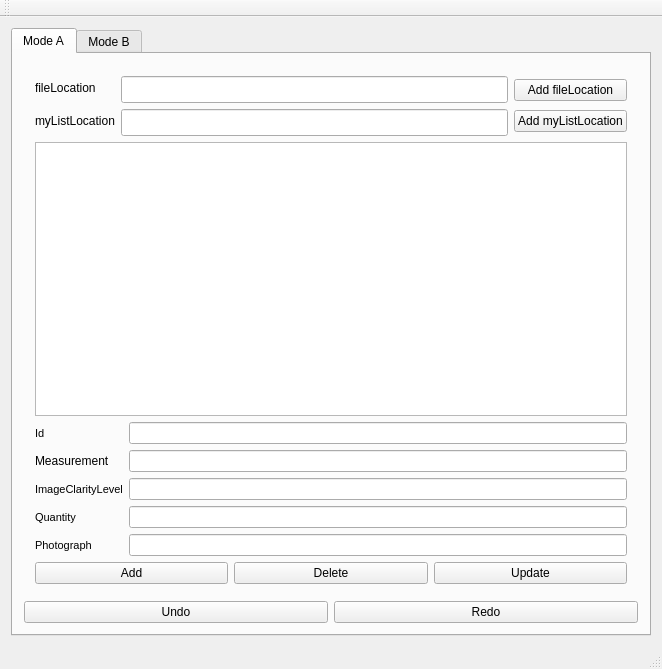
<?xml version="1.0" encoding="UTF-8"?>
<ui version="4.0">
 <class>DistressCallClass</class>
 <widget class="QMainWindow" name="DistressCallClass">
  <property name="geometry">
   <rect>
    <x>0</x>
    <y>0</y>
    <width>662</width>
    <height>669</height>
   </rect>
  </property>
  <property name="windowTitle">
   <string>DistressCall</string>
  </property>
  <widget class="QWidget" name="centralWidget">
   <layout class="QVBoxLayout" name="verticalLayout_7">
    <item>
     <widget class="QTabWidget" name="ChardTab">
      <property name="autoFillBackground">
       <bool>false</bool>
      </property>
      <property name="currentIndex">
       <number>0</number>
      </property>
      <widget class="QWidget" name="modeATab">
       <attribute name="title">
        <string>Mode A</string>
       </attribute>
       <layout class="QVBoxLayout" name="verticalLayout_3">
        <item>
         <widget class="QWidget" name="widget" native="true">
          <layout class="QVBoxLayout" name="verticalLayout_2">
           <item>
            <layout class="QHBoxLayout" name="horizontalLayout_2">
             <item>
              <layout class="QFormLayout" name="formLayout">
               <item row="0" column="0">
                <widget class="QLabel" name="fileLocationLabel">
                 <property name="text">
                  <string>fileLocation</string>
                 </property>
                </widget>
               </item>
               <item row="0" column="1">
                <widget class="QLineEdit" name="fileLocationLineEdit">
                 <property name="font">
                  <font>
                   <pointsize>12</pointsize>
                  </font>
                 </property>
                </widget>
               </item>
               <item row="1" column="0">
                <widget class="QLabel" name="myListLocationLabel">
                 <property name="text">
                  <string>myListLocation</string>
                 </property>
                </widget>
               </item>
               <item row="1" column="1">
                <widget class="QLineEdit" name="myListLocationLineEdit">
                 <property name="font">
                  <font>
                   <pointsize>12</pointsize>
                  </font>
                 </property>
                </widget>
               </item>
              </layout>
             </item>
             <item>
              <layout class="QVBoxLayout" name="verticalLayout">
               <item>
                <widget class="QPushButton" name="fileLocationButton">
                 <property name="text">
                  <string>Add fileLocation</string>
                 </property>
                </widget>
               </item>
               <item>
                <widget class="QPushButton" name="myListLocationButton">
                 <property name="text">
                  <string>Add myListLocation</string>
                 </property>
                </widget>
               </item>
              </layout>
             </item>
            </layout>
           </item>
           <item>
            <widget class="QListWidget" name="EvidenceFileWidget"/>
           </item>
           <item>
            <layout class="QFormLayout" name="formLayout_2">
             <item row="0" column="0">
              <widget class="QLabel" name="IdLabel">
               <property name="font">
                <font>
                 <pointsize>8</pointsize>
                </font>
               </property>
               <property name="text">
                <string>Id</string>
               </property>
              </widget>
             </item>
             <item row="0" column="1">
              <widget class="QLineEdit" name="IdLineEdit"/>
             </item>
             <item row="1" column="0">
              <widget class="QLabel" name="MeasurementLabel">
               <property name="text">
                <string>Measurement</string>
               </property>
              </widget>
             </item>
             <item row="1" column="1">
              <widget class="QLineEdit" name="MeasurementLineEdit"/>
             </item>
             <item row="2" column="0">
              <widget class="QLabel" name="ImageClarityLevelLabel">
               <property name="font">
                <font>
                 <pointsize>8</pointsize>
                </font>
               </property>
               <property name="text">
                <string>ImageClarityLevel</string>
               </property>
              </widget>
             </item>
             <item row="2" column="1">
              <widget class="QLineEdit" name="ImageClarityLevelLineEdit"/>
             </item>
             <item row="3" column="0">
              <widget class="QLabel" name="QuantityLabel">
               <property name="font">
                <font>
                 <pointsize>8</pointsize>
                </font>
               </property>
               <property name="text">
                <string>Quantity</string>
               </property>
              </widget>
             </item>
             <item row="3" column="1">
              <widget class="QLineEdit" name="QuantityLineEdit"/>
             </item>
             <item row="4" column="0">
              <widget class="QLabel" name="PhotographLabel">
               <property name="font">
                <font>
                 <pointsize>8</pointsize>
                </font>
               </property>
               <property name="text">
                <string>Photograph</string>
               </property>
              </widget>
             </item>
             <item row="4" column="1">
              <widget class="QLineEdit" name="PhotographLineEdit"/>
             </item>
            </layout>
           </item>
           <item>
            <layout class="QHBoxLayout" name="horizontalLayout_3">
             <item>
              <widget class="QPushButton" name="AddButton">
               <property name="text">
                <string>Add</string>
               </property>
              </widget>
             </item>
             <item>
              <widget class="QPushButton" name="DeleteButton">
               <property name="text">
                <string>Delete</string>
               </property>
              </widget>
             </item>
             <item>
              <widget class="QPushButton" name="UpdateButton">
               <property name="text">
                <string>Update</string>
               </property>
              </widget>
             </item>
            </layout>
           </item>
          </layout>
         </widget>
        </item>
        <item>
         <layout class="QHBoxLayout" name="horizontalLayout_7">
          <item>
           <widget class="QPushButton" name="UndoButton">
            <property name="text">
             <string>Undo</string>
            </property>
           </widget>
          </item>
          <item>
           <widget class="QPushButton" name="RedoButton">
            <property name="text">
             <string>Redo</string>
            </property>
           </widget>
          </item>
         </layout>
        </item>
       </layout>
      </widget>
      <widget class="QWidget" name="modeBTab">
       <attribute name="title">
        <string>Mode B</string>
       </attribute>
       <layout class="QVBoxLayout" name="verticalLayout_6">
        <item>
         <layout class="QVBoxLayout" name="verticalLayout_4">
          <item>
           <layout class="QHBoxLayout" name="horizontalLayout_5">
            <item>
             <widget class="QListWidget" name="currentEvidenceFileWidget">
              <property name="maximumSize">
               <size>
                <width>674</width>
                <height>16777215</height>
               </size>
              </property>
             </widget>
            </item>
            <item>
             <layout class="QVBoxLayout" name="verticalLayout_5">
              <item>
               <widget class="QPushButton" name="SaveIdButton">
                <property name="text">
                 <string>Save to myList</string>
                </property>
               </widget>
              </item>
              <item>
               <widget class="QPushButton" name="NextButton">
                <property name="text">
                 <string>Next</string>
                </property>
               </widget>
              </item>
             </layout>
            </item>
           </layout>
          </item>
          <item>
           <widget class="QListWidget" name="myListWidget"/>
          </item>
          <item>
           <layout class="QHBoxLayout" name="horizontalLayout_4">
            <item>
             <layout class="QFormLayout" name="formLayout_3">
              <item row="0" column="0">
               <widget class="QLabel" name="MeasurementFilterLabel">
                <property name="text">
                 <string>Measurement</string>
                </property>
               </widget>
              </item>
              <item row="0" column="1">
               <widget class="QLineEdit" name="MeasurementFilterLineEdit"/>
              </item>
              <item row="1" column="0">
               <widget class="QLabel" name="QuantityFilteredLabel">
                <property name="font">
                 <font>
                  <pointsize>8</pointsize>
                 </font>
                </property>
                <property name="text">
                 <string>Minimum Quantity</string>
                </property>
               </widget>
              </item>
              <item row="1" column="1">
               <widget class="QLineEdit" name="QuantityFilterLineEdit"/>
              </item>
             </layout>
            </item>
            <item>
             <widget class="QPushButton" name="FilteredListButton">
              <property name="text">
               <string>Filtered list</string>
              </property>
             </widget>
            </item>
           </layout>
          </item>
          <item>
           <layout class="QHBoxLayout" name="horizontalLayout">
            <item>
             <widget class="QPushButton" name="MyListButton">
              <property name="text">
               <string>MyList As File</string>
              </property>
             </widget>
            </item>
            <item>
             <widget class="QPushButton" name="MyListTableButton">
              <property name="text">
               <string>MyList As Table</string>
              </property>
             </widget>
            </item>
           </layout>
          </item>
         </layout>
        </item>
        <item>
         <layout class="QHBoxLayout" name="horizontalLayout_6">
          <item>
           <widget class="QPushButton" name="UndoMyListButton">
            <property name="text">
             <string>Undo</string>
            </property>
           </widget>
          </item>
          <item>
           <widget class="QPushButton" name="RedoMyListButton">
            <property name="text">
             <string>Redo</string>
            </property>
           </widget>
          </item>
         </layout>
        </item>
       </layout>
      </widget>
     </widget>
    </item>
   </layout>
  </widget>
  <widget class="QMenuBar" name="menuBar">
   <property name="geometry">
    <rect>
     <x>0</x>
     <y>0</y>
     <width>662</width>
     <height>31</height>
    </rect>
   </property>
  </widget>
  <widget class="QToolBar" name="mainToolBar">
   <attribute name="toolBarArea">
    <enum>TopToolBarArea</enum>
   </attribute>
   <attribute name="toolBarBreak">
    <bool>false</bool>
   </attribute>
  </widget>
  <widget class="QStatusBar" name="statusBar"/>
 </widget>
 <layoutdefault spacing="6" margin="11"/>
 <resources>
  <include location="DistressCall.qrc"/>
 </resources>
 <connections/>
</ui>
